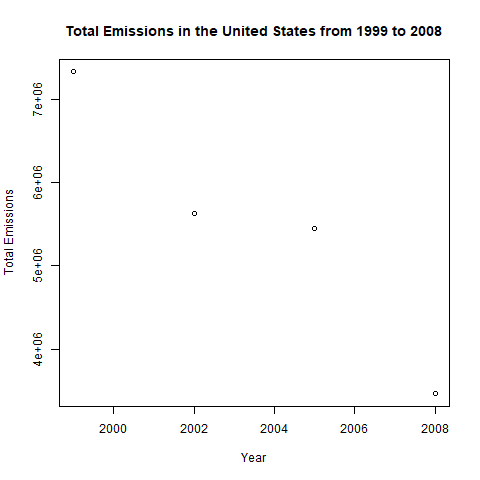

R code for this plot:
total_emissions <- with(NEI, tapply(Emissions, year, sum))
png("plot1.png", width = 480, height = 480)
plot(x=names(total_emissions), y=total_emissions, xlab="Year", ylab="Total Emissions", 
     main="Total Emissions in the United States from 1999 to 2008")
dev.off()